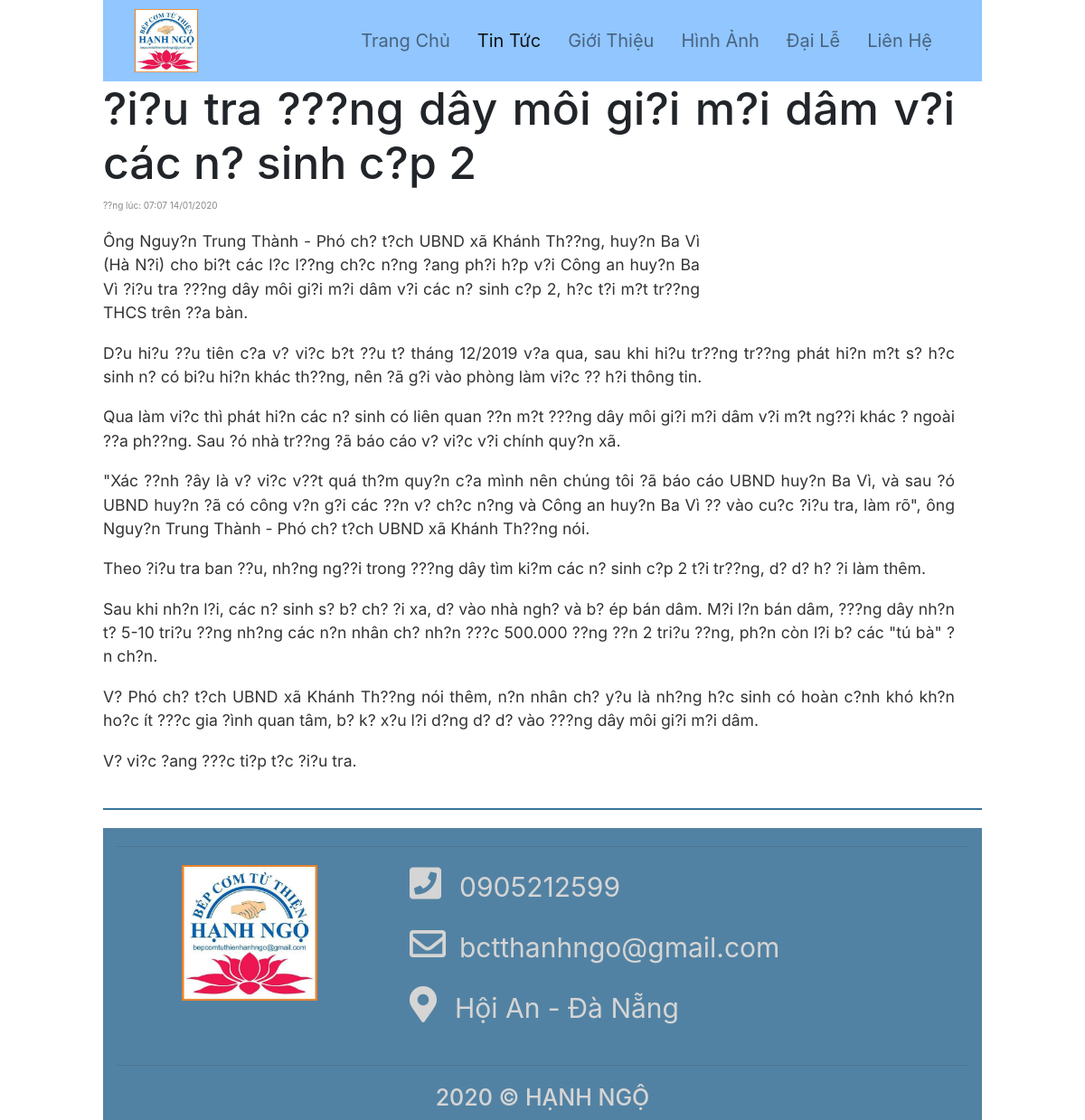
The app's page /news.php?xem=chitiet&id=67 with its own data.
### tables this page shows
CREATE TABLE `baiviet` (
  `idbaiviet` int(11) NOT NULL AUTO_INCREMENT,
  `anhminhhoa` varchar(500) NOT NULL,
  `tenbaiviet` varchar(200) NOT NULL,
  `tomtat` longtext NOT NULL,
  `noidung` longtext NOT NULL,
  `idloaitin` int(11) NOT NULL,
  `trangthai` varchar(20) NOT NULL,
  PRIMARY KEY (`idbaiviet`),
  KEY `idloaitin` (`idloaitin`),
  CONSTRAINT `baiviet_ibfk_1` FOREIGN KEY (`idloaitin`) REFERENCES `loaitin` (`idloaitin`)
);

### modules/chitiettin.php (the view, shortened to what this page needs)
<?php
$sql="select * from baiviet where idbaiviet='$_GET[id]'";
$baiviet=mysqli_query($conn,$sql);
$dong=mysqli_fetch_array($baiviet);
?>
<div class="container row" style="width:100%; text-align:justify" >
   <h1><?php
    echo $dong['tenbaiviet']?> </h1>
    <?php
    echo $dong['noidung']
    ?>
</div>
<hr class="" style="border-top:2px solid rgba(2,80,126,0.79);">

### news.php (shortened to what this page needs)
<!DOCTYPE html>
<html lang="en">
<head>
    <link rel="stylesheet"
          href="https://maxcdn.bootstrapcdn.com/bootstrap/4.1.0/css/bootstrap.min.css">
    <link href="https://use.fontawesome.com/releases/v5.0.4/css/all.css"
          rel="stylesheet">
    <link href="./css/style.css" rel="stylesheet">
</head>
<body>
<?php
include('modules/header.php');
include('modules/content.php');
include('modules/footer.php');
?>
</body>
</html>

### modules/header.php (shortened to what this page needs)
<nav class="navbar navbar-expand-md navbar-light bg-light sticky-top">
    <div class="container-fluid">
        <a class="navbar-branch" href="index.php"> <img src="./img/logo3.png" height="70" width="70">
        </a>
        <div class="collapse navbar-collapse menu" id="navbarResponsive">
            <ul class="navbar-nav ml-auto">
                <li class="nav-item"><a class="nav-link" href="index.php">Trang Chủ</a></li>
                <li class="nav-item"><a class="nav-link active" href="news.php">Tin Tức</a></li>
                <li class="nav-item"><a class="nav-link" href="about.php">Giới Thiệu</a></li>
                <li class="nav-item"><a class="nav-link" href="vision.php">Hình Ảnh</a>
                </li>
                <li class="nav-item"><a class="nav-link" href="team.php">Đại Lễ</a></li>
                <li class="nav-item"><a class="nav-link" href="connect.php">Liên Hệ</a></li>
            </ul>
        </div>
    </div>
</nav>

### modules/content.php (shortened to what this page needs)
<div class="content">
	<div class="content_left">
		<?php
		if(isset($_GET['xem'])){
			$tam=$_GET['xem'];
		}else{
			$tam='';
		}
		if($tam=='chitiet'){
			include('modules/chitiettin.php');
		}elseif($tam=='loaitin'){
			include('modules/chitietloaitin.php');
		}else{
				include('modules/boxtin.php');
		}
		?>
	</div>

### modules/footer.php
<footer>
    <div class="container-fluid padding">
        <div class="row text-center">
            <div class="col-md-12">
                <hr class="light-100">
            </div>
            <div class="col-md-4">
                <img src="./img/logo3.png" height="150" width="150">
            </div>
            <div class="col-md-8" id="textleft">
                <p><i class="fas fa-phone-square" style="margin-right: 20px;"></i>0905212599</p>
                <p><i class="far fa-envelope" style="margin-right: 15px;"></i>bctthanhngo@gmail.com</p>
                <p><i class="fas fa-map-marker-alt" style="margin-right: 20px;"></i>Hội An - Đà Nẵng</p>
            </div>
            <div class="col-md-12">
                <hr class="light-100">
                <h5>2020 &copy; HẠNH NGỘ</h5>
            </div>
        </div>
    </div>
</footer>

### css/style.css (style rules this page uses)
html, body { height: 90%; width: 90%; font-size:20px; margin:auto; background: rgb(255, 255, 255); }
.navbar { background-color: #007bff6e !important; }
.navbar a { color:white; margin-right: 10px; }
.navbar ul li { position:relative; }
footer { margin-top:10px; background-color: #185884bf; color: #d5d5d5; }
#textleft p { text-align:left; font-size:1.5rem; }
#textleft .fa, .fas, .far { font-size:2rem; }
.content { position:relative; }

### records on screen
baiviet: tenbaiviet "?i?u tra ???ng dây môi gi?i m?i dâm v?i các n? sinh c?p 2", noidung "??ng lúc: 07:07 14/01/2020 Ông Nguy?n Trung Thành - Phó ch? t?ch UBND xã Khánh Th??ng, huy?n Ba Vì (Hà N?i) cho bi?t các l?c l??ng ch?c n?ng ?ang ph?i h?p v?i Công an huy?n Ba Vì ?i?u tra ???ng dây môi gi?i m?i dâm v?i các n? sinh c?p 2, h?c t?i m?t tr??ng THCS trên ??a bàn. D?u hi?u ??u tiên c?a v? vi?c b?t ??u t? tháng 12/2019 v?a qua, sau khi hi?u tr??ng tr??ng phát hi?n m?t s? h?c sinh n? có bi?u hi?n khác th??ng, nên ?ã g?i vào phòng làm vi?c ?? h?i thông tin. Qua làm vi?c thì phát hi?n các n? sinh có liên quan ??n m?t ???ng dây môi gi?i m?i dâm v?i m?t ng??i khác ? ngoài ??a ph??ng. Sau ?ó nhà tr??ng ?ã báo cáo v? vi?c v?i chính quy?n xã. \"Xác ??nh ?ây là v? vi?c v??t quá th?m quy?n…"
